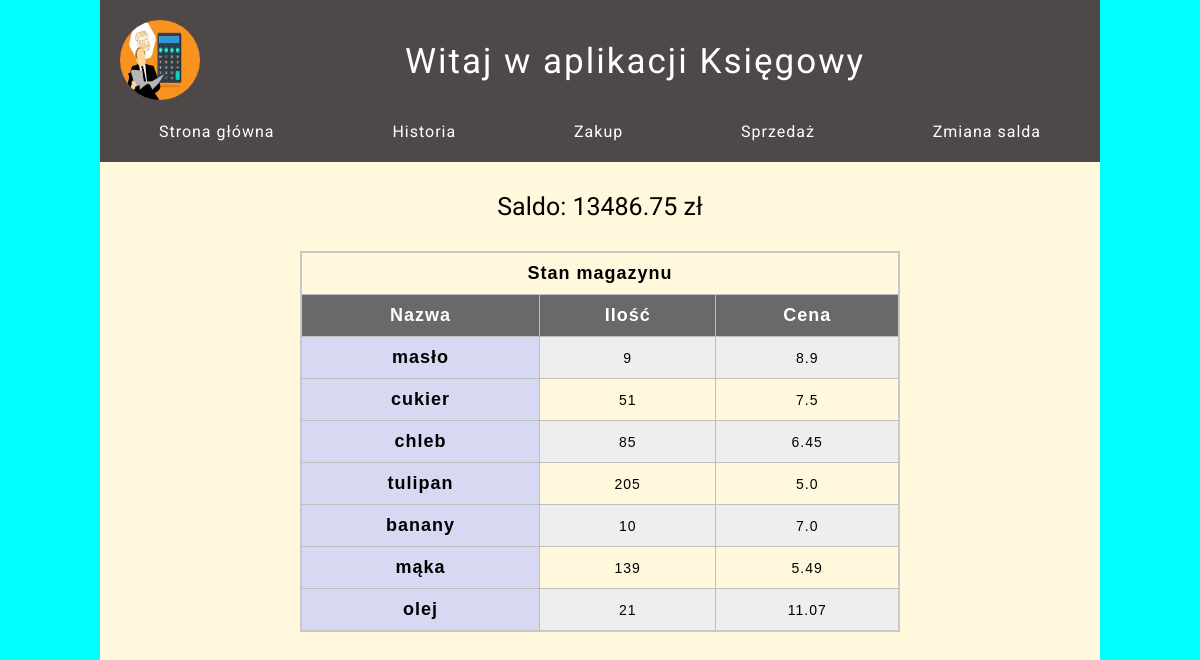
The app's page /, older data.
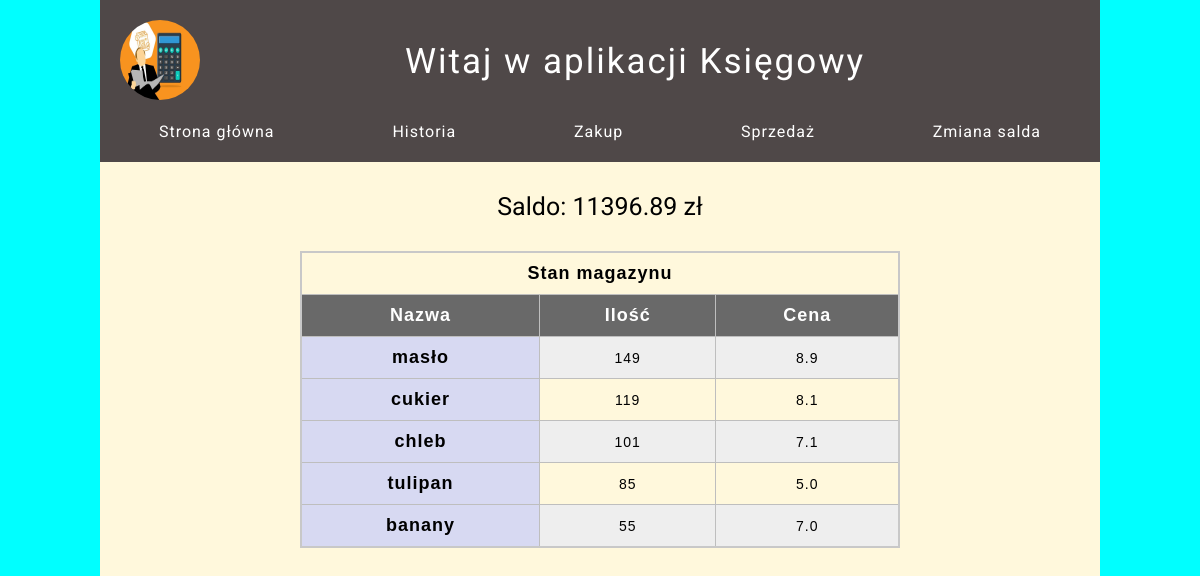
The same page, newer data.
### models.py (models this page shows)
class Products(db.Model):
    id = db.Column(db.Integer, primary_key=True)
    name = db.Column(db.String(50), nullable=False)
    quantity = db.Column(db.Integer, nullable=False)
    price = db.Column(db.Float, nullable=False)

### app.py (the view)
@app.route("/")
def index():
    account = Account.query.first()
    products = Products.query.all()
    saldo = account.balance
    saldo = f"{saldo:.2f}"
    return render_template("index.html", saldo=saldo, magazyn=products)

### templates/index.html
{% extends 'base.html' %} {% block content %}
<section class="warehouse">
  <h2 class="warehouse__heading">Saldo: {{ saldo }} zł</h2>
  <article class="warehouse__box">
    <table>
      <thead>
        <tr>
          <th colspan="3">Stan magazynu</th>
        </tr>
      </thead>
      <tr>
        <th scope="col">Nazwa</th>
        <th scope="col">Ilość</th>
        <th scope="col">Cena</th>
      </tr>
      {% for product in magazyn %}
      <tr>
        <th scope="row">{{ product.name }}</th>
        <td>{{ product.quantity }}</td>
        <td>{{ product.price }}</td>
      </tr>
      {% endfor %}
    </table>
  </article>
</section>
{% endblock %}

Row changes from the older to the newer data that the page shows:
removed Products: name "mąka", quantity "139", price "5.49"
removed Products: name "olej", quantity "21", price "11.07"
changed Products "masło": quantity "9" → "149"
changed Products "cukier": quantity "51" → "119"; price "7.5" → "8.1"
changed Products "chleb": quantity "85" → "101"; price "6.45" → "7.1"
changed Products "tulipan": quantity "205" → "85"
changed Products "banany": quantity "10" → "55"
Text that changed along with them:
{{ saldo }}: "13486.75" → "11396.89"
